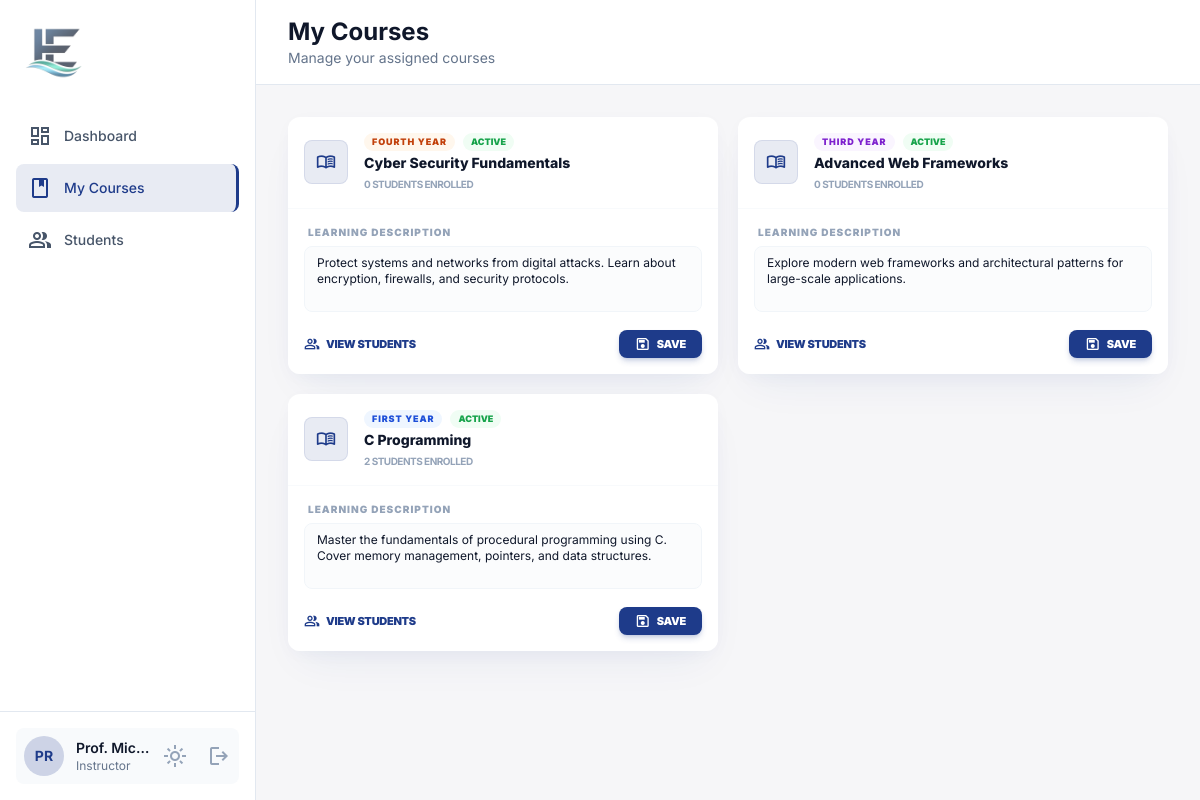
The app's page /instructor/courses.php (signed in) with its own data.
### tables this page shows
CREATE TABLE IF NOT EXISTS courses (
    id INT AUTO_INCREMENT PRIMARY KEY,
    title VARCHAR(200) NOT NULL,
    description TEXT,
    category VARCHAR(100) DEFAULT NULL,
    academic_year ENUM('First Year','Second Year','Third Year','Fourth Year') DEFAULT 'First Year',
    instructor_id INT DEFAULT NULL,
    status ENUM('active','draft') DEFAULT 'active',
    created_at DATETIME DEFAULT CURRENT_TIMESTAMP,
    FOREIGN KEY (instructor_id) REFERENCES users(id) ON DELETE SET NULL
);

### instructor/courses.php (the view, shortened to what this page needs)
<?php
$db      = getDB();
$instrId = (int)$_SESSION['user_id'];
$courses = $db->prepare('SELECT c.*, (SELECT COUNT(*) FROM enrollments e WHERE e.course_id=c.id) AS student_count FROM courses c WHERE c.instructor_id=? ORDER BY c.id DESC');
$courses->execute([$instrId]);
$courses = $courses->fetchAll();
require_once '../includes/instructor_sidebar.php';
?>
<header class="bg-white dark:bg-slate-900 border-b border-slate-200 dark:border-slate-800 px-8 py-4 sticky top-0 z-10">
  <h2 class="text-2xl font-bold">My Courses</h2>
  <p class="text-slate-500 text-sm">Manage your assigned courses</p>
</header>
<div class="p-8">
  <?php if (empty($courses)): ?>
  <div class="bg-white dark:bg-slate-900 rounded-xl border border-slate-200 dark:border-slate-800 p-16 text-center">
    <span class="material-symbols-outlined text-5xl text-slate-300 mb-3 block">menu_book</span>
    <h3 class="font-bold text-slate-700 mb-1">No courses assigned yet</h3>
    <p class="text-slate-400 text-sm">Contact your administrator to get courses assigned.</p>
  </div>
  <?php else: ?>
  <div class="grid grid-cols-1 lg:grid-cols-2 gap-5">
    <?php foreach ($courses as $c):
      $yearColors = ['First Year'=>'bg-blue-50 text-blue-700','Second Year'=>'bg-emerald-50 text-emerald-700','Third Year'=>'bg-purple-50 text-purple-700','Fourth Year'=>'bg-orange-50 text-orange-700'];
      $yearCls = $yearColors[$c['academic_year']] ?? 'bg-slate-50 text-slate-600';
    ?>
    <div class="bg-white dark:bg-slate-900 rounded-xl overflow-hidden shadow-sm transition-all hover:scale-[1.01]" style="box-shadow:0 4px 20px -5px rgba(30,59,138,0.05), 0 20px 40px -15px rgba(30,59,138,0.08)">
      <div class="flex items-center gap-4 p-4 border-b border-slate-50 dark:border-slate-800">
        <div class="size-11 bg-primary/10 rounded-lg flex items-center justify-center flex-shrink-0 overflow-hidden relative border border-primary/10">
          <?php if (!empty($c['image'])): ?>
          <img src="/CMS/<?= htmlspecialchars($c['image']) ?>" alt="<?= htmlspecialchars($c['title']) ?>" class="w-full h-full object-cover">
          <?php else: ?>
          <span class="material-symbols-outlined text-primary text-xl">menu_book</span>
          <?php endif; ?>
        </div>
        <div class="flex-1 min-w-0">
          <div class="flex items-center gap-2 mb-0.5">
            <span class="text-[9px] font-black uppercase tracking-widest <?= $yearCls ?> px-2 py-0.5 rounded-full"><?= htmlspecialchars($c['academic_year']) ?></span>
            <span class="text-[9px] font-black uppercase px-2 py-0.5 rounded-full <?= $c['status']==='active'?'bg-green-50 text-green-600':'bg-slate-100 text-slate-400' ?>"><?= $c['status'] ?></span>
          </div>
          <h4 class="font-extrabold text-sm text-slate-900 dark:text-white truncate"><?= htmlspecialchars($c['title']) ?></h4>
          <p class="text-[10px] font-bold text-slate-400 mt-1 uppercase tracking-tighter"><?= $c['student_count'] ?> Students Enrolled</p>
        </div>
      </div>
      <form method="POST" class="p-4 bg-white/50 dark:bg-slate-900/50">
        <label class="text-[10px] font-black text-slate-400 uppercase tracking-widest block mb-1.5 ml-1">Learning Description</label>
        <textarea name="description" rows="3" class="w-full px-3 py-2 rounded-lg border border-slate-100 dark:border-slate-800 bg-slate-50/50 dark:bg-slate-800/50 focus:ring-2 focus:ring-primary/20 focus:border-primary outline-none text-xs resize-none mb-3"><?= htmlspecialchars($c['description'] ?? '') ?></textarea>
        <div class="flex items-center justify-between gap-3">
          <a href="/CMS/instructor/students.php?course_id=<?= $c['id'] ?>" class="flex items-center gap-1.5 text-[11px] text-primary font-black hover:underline uppercase tracking-tight">
            <span class="material-symbols-outlined text-[16px]">group</span> View Students
          </a>
          <button type="submit" name="update_desc" class="flex items-center gap-1.5 px-4 py-1.5 bg-primary text-white rounded-lg text-[11px] font-black hover:bg-primary/90 transition-all shadow-md shadow-primary/20 uppercase tracking-tight">
            <span class="material-symbols-outlined text-[16px]">save</span> Save
          </button>
        </div>
      </form>
    </div>
    <?php endforeach; ?>
  </div>
  <?php endif; ?>
</div>
</main>
</div>
</body>
</html>

### includes/instructor_sidebar.php (style rules this page uses)
body { font-family:'Inter',sans-serif; }
.material-symbols-outlined { font-variation-settings:'FILL' 0,'wght' 400,'GRAD' 0,'opsz' 24; }

### records on screen
courses: academic_year "FOURTH YEAR", status "ACTIVE", title "Cyber Security Fundamentals", student_count "0", description "Protect systems and networks from digital attacks. Learn about encryption, firewalls, and security protocols."
courses: academic_year "THIRD YEAR", status "ACTIVE", title "Advanced Web Frameworks", student_count "0", description "Explore modern web frameworks and architectural patterns for large-scale applications."
courses: academic_year "FIRST YEAR", status "ACTIVE", title "C Programming", student_count "2", description "Master the fundamentals of procedural programming using C. Cover memory management, pointers, and data structures."

### other values on screen
$item['label'] "Dashboard"
$item['label'] "My Courses"
$item['label'] "Students"
substr($_SESSION['user_name']??'I',0,2) "PR"
$_SESSION['user_name'] "Prof. Mic…"
